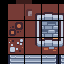

A level layout from a 2D game, rendered from its tile map. Below: a short description, then the map file with its tile-grid data intact:
An orthogonal 4x4 tile map with 16x16 px tiles, 1 tile layer (inner), 1 image layer.

<map version="1.10" tiledversion="1.10.2" orientation="orthogonal" renderorder="right-down" width="4" height="4" tilewidth="16" tileheight="16" infinite="0" nextlayerid="4" nextobjectid="1">
 <tileset firstgid="1" source="anim_tiles.tsx" />
 <imagelayer id="1" name="bg" offsetx="8" offsety="4" repeatx="1">
  <image source="../kenney/tiny-dungeon/Tilemap/tilemap.png" width="203" height="186" />
 </imagelayer>
 <group id="2" name="grp" offsetx="16" opacity="0.5" tintcolor="#ff0000">
  <layer id="3" name="inner" width="4" height="4">
   <data encoding="csv">
2,0,0,0,
0,0,0,0,
0,0,0,0,
0,0,0,0
</data>
  </layer>
 </group>
</map>
